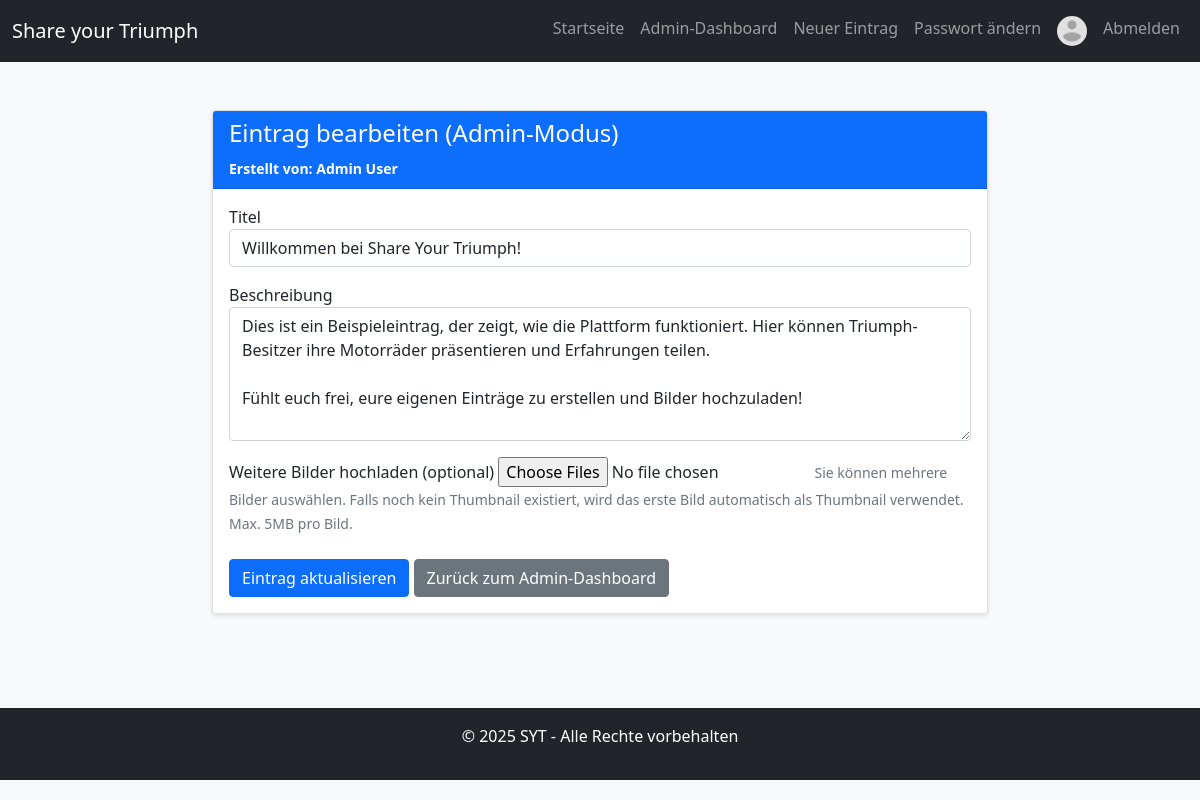
Page /admin_edit_entry.php?id=1 (signed in) on the committed database.
### tables this page shows
CREATE TABLE IF NOT EXISTS eintraege (
    id INT AUTO_INCREMENT PRIMARY KEY,
    benutzer_id INT NOT NULL,
    titel VARCHAR(100) NOT NULL,
    beschreibung TEXT NOT NULL,
    erstellt_am DATETIME NOT NULL,
    aktualisiert_am DATETIME DEFAULT NULL,
    FOREIGN KEY (benutzer_id) REFERENCES benutzer(id) ON DELETE CASCADE
);

CREATE TABLE IF NOT EXISTS benutzer (
    id INT AUTO_INCREMENT PRIMARY KEY,
    vorname VARCHAR(50) NOT NULL,
    nachname VARCHAR(50) NOT NULL,
    email VARCHAR(100) NOT NULL UNIQUE,
    passwort VARCHAR(255) NOT NULL,
    profilbild VARCHAR(255) DEFAULT NULL,
    is_admin TINYINT(1) DEFAULT 0,
    erstellt_am DATETIME NOT NULL,
    aktualisiert_am DATETIME DEFAULT NULL
);

### public/admin_edit_entry.php (the view, shortened to what this page needs)
<?php
require_once '../config/database.php';
$eintrag_id = isset($_GET['id']) ? (int)$_GET['id'] : 0;
$fehler = [];
$success = false;
$stmt = $pdo->prepare("
    SELECT e.id, e.titel, e.beschreibung, e.benutzer_id,
           b.vorname, b.nachname
    FROM eintraege e
    JOIN benutzer b ON e.benutzer_id = b.id
    WHERE e.id = :id
    LIMIT 1
");
$stmt->execute(['id' => $eintrag_id]);
$eintrag = $stmt->fetch();
include_once '../includes/header.php';
?>
<div class="container mt-5">
    <div class="row">
        <div class="col-md-8 mx-auto">
            <div class="card">
                <div class="card-header bg-primary text-white">
                    <h4>Eintrag bearbeiten (Admin-Modus)</h4>
                    <small class="text-white">Erstellt von: <?php echo htmlspecialchars($eintrag['vorname'] . ' ' . $eintrag['nachname']); ?></small>
                </div>
                <div class="card-body">
                    <?php if ($success): ?>
                        <div class="alert alert-success">
                            Eintrag erfolgreich aktualisiert! Sie werden weitergeleitet...
                        </div>
                        <script>
                            setTimeout(function() {
                                window.location.href = 'admin_dashboard.php?success=entry_updated';
                            }, 2000);
                        </script>
                    <?php else: ?>
                        <form method="post" action="<?php echo htmlspecialchars($_SERVER['PHP_SELF'] . '?id=' . $eintrag_id); ?>" enctype="multipart/form-data" novalidate>
                            <div class="form-group">
                                <label for="titel">Titel</label>
                                <input type="text" name="titel" id="titel"
                                       class="form-control <?php echo isset($fehler['titel']) ? 'is-invalid' : ''; ?>"
                                       value="<?php echo isset($_POST['titel']) ? htmlspecialchars($_POST['titel']) : htmlspecialchars($eintrag['titel']); ?>"
                                       required minlength="3" maxlength="100">
                            </div>
                            <div class="form-group mt-3">
                                <label for="beschreibung">Beschreibung</label>
                                <textarea name="beschreibung" id="beschreibung"
                                          class="form-control <?php echo isset($fehler['beschreibung']) ? 'is-invalid' : ''; ?>"
                                          rows="5" required minlength="10" maxlength="1000"><?php echo isset($_POST['beschreibung']) ? htmlspecialchars($_POST['beschreibung']) : htmlspecialchars($eintrag['beschreibung']); ?></textarea>
                            </div>
                            <div class="form-group mt-3">
                                <label for="bilder">Weitere Bilder hochladen (optional)</label>
                                <input type="file" name="bilder[]" id="bilder" class="form-control-file" accept="image/jpeg, image/png, image/gif" multiple>
                                <small class="form-text text-muted">Sie können mehrere Bilder auswählen. Falls noch kein Thumbnail existiert, wird das erste Bild automatisch als Thumbnail verwendet. Max. 5MB pro Bild.</small>
                            </div>
                            <div class="form-group mt-4">
                                <button type="submit" class="btn btn-primary">Eintrag aktualisieren</button>
                                <a href="admin_dashboard.php" class="btn btn-secondary ml-2">Zurück zum Admin-Dashboard</a>
                            </div>
                        </form>
                    <?php endif; ?>
                </div>
            </div>
        </div>
    </div>
</div>
<?php
include_once '../includes/footer.php';
?>

### public/css/style.css (style rules this page uses)
body { padding-bottom: 20px; background-color: #f8f9fa; }
.container { max-width: 1200px; }
.card { box-shadow: 0 2px 5px rgba(0, 0, 0, 0.1); margin-bottom: 20px; }
.card-header { font-weight: bold; }
html, body { height: 100%; margin: 0; }
body { display: flex; flex-direction: column; min-height: 100vh; }

### rows in the picture
eintraege: benutzer.nachname "Admin User", titel "Willkommen bei Share Your Triumph!", beschreibung "Dies ist ein Beispieleintrag, der zeigt, wie die Plattform funktioniert. Hier können Triumph-Besitzer ihre Motorräder präsentieren und Erfahrungen teilen. Fühlt euch frei, eure eigenen Einträge zu erstellen und Bilder hochzuladen!"
